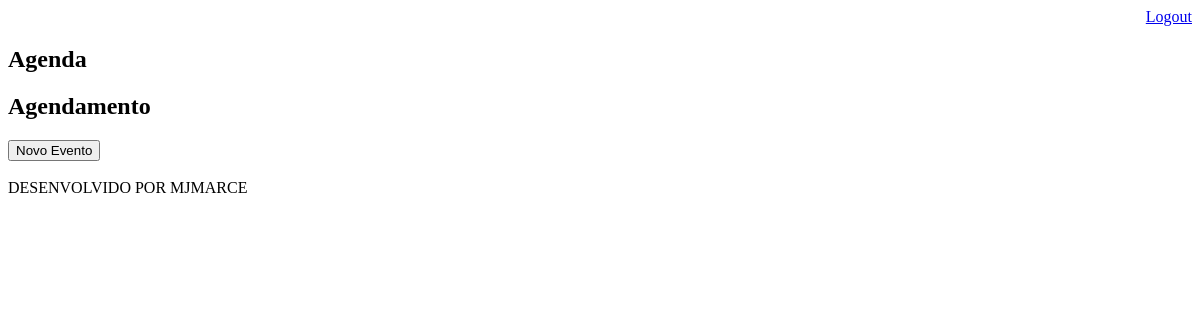
The app's page /agenda/ (signed in), older data.
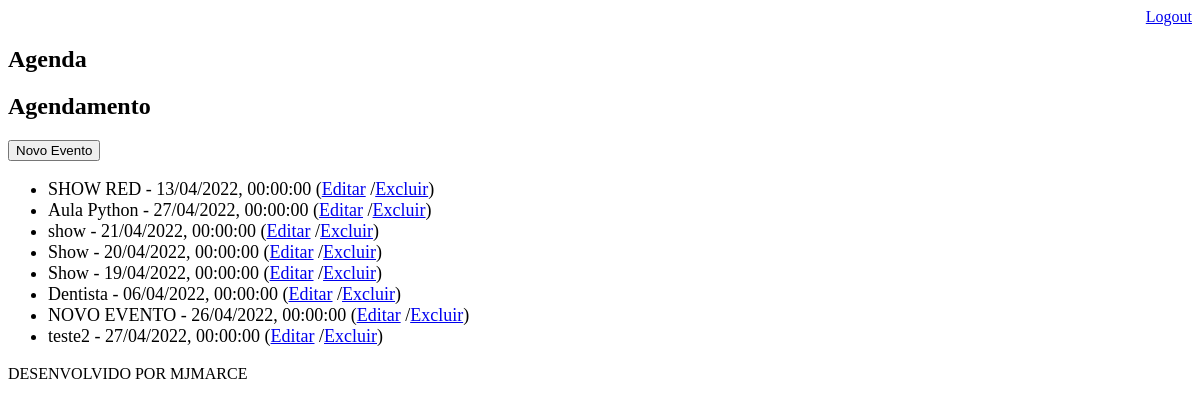
The same page, newer data.
### core/models.py (models this page shows, shortened)
class Evento (models.Model):
    titulo = models.CharField(max_length=100)
    descricao = models.TextField(blank=True, null = True)
    data_evento = models.DateField(verbose_name='Data do evento')
    data_criacao = models.DateTimeField(auto_now = True)
    usuario = models.ForeignKey(User, on_delete=models.CASCADE)
    class Meta:
        db_table = 'evento'
    def get_data_evento(self):
        return self.data_evento.strftime("%d/%m/%Y, %H:%M:%S")

### core/views.py (the view)
# urls.py: path('agenda/',views.lista_eventos),
@login_required(login_url='/login/')
def lista_eventos(request):
    usuario = request.user
    evento = Evento.objects.filter(usuario=usuario)
    dados = {'eventos':evento}
    return render(request,'agenda.html', dados)

### template/agenda.html
{% extends "model-page.html" %}
{% block content %}
    <h2>Agendamento</h2>
    <a href="evento/">
        <button type="button">Novo Evento</button>
    </a>
    <ul style="font-size:18px">
        {% for evento in eventos %}
            <li> {{ evento.titulo }} - {{ evento.get_data_evento }}
                (<a href="evento/?id={{ evento.id }}">Editar</a>
                /<a href="evento/delete/{{ evento.id }}/">Excluir</a>)
            </li>
        {% endfor %}
    </ul>
{% endblock %}

### template/model-page.html
<!DOCTYPE html>
<html lang="en">
<head>
    {% include "model-header.html" %}
</head>
<body>
    {% block content %} {% endblock %}
    {% include "model-footer.html" %}
</body>
</html>

### template/model-header.html (shortened to what this page needs)
    <div align="right">
        <a href="/logout">Logout</a>
    </div>
    <h2>Agenda</h2>

### template/model-footer.html
<p>DESENVOLVIDO POR MJMARCE</p>

Row changes from the older to the newer data that the page shows:
added Evento: titulo "SHOW RED", get_data_evento "13/04/2022, 00:00:00"
added Evento: titulo "Aula Python", get_data_evento "27/04/2022, 00:00:00"
added Evento: titulo "show", get_data_evento "21/04/2022, 00:00:00"
added Evento: titulo "Show", get_data_evento "20/04/2022, 00:00:00"
added Evento: titulo "Show", get_data_evento "19/04/2022, 00:00:00"
added Evento: titulo "Dentista", get_data_evento "06/04/2022, 00:00:00"
added Evento: titulo "NOVO EVENTO", get_data_evento "26/04/2022, 00:00:00"
added Evento: titulo "teste2", get_data_evento "27/04/2022, 00:00:00"
